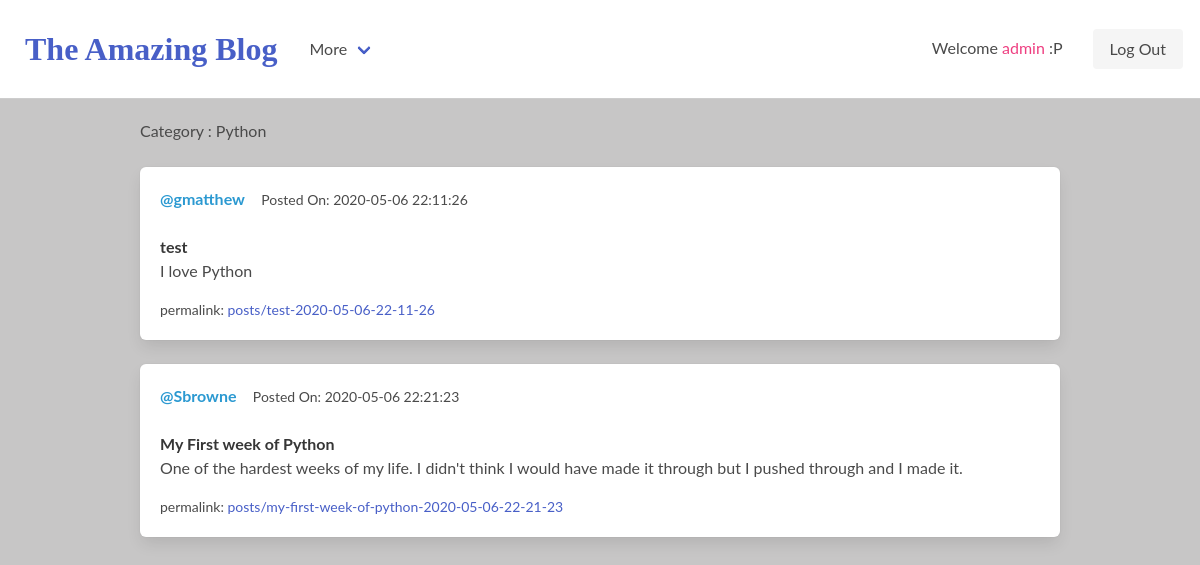
Page /category/1/posts (signed in) on the committed database.
### models/User.py (models this page shows, shortened)
class User(UserMixin,db.Model):
    id = db.Column(db.Integer, primary_key=True)
    username = db.Column(db.String(64), index=True, unique=True)
    email = db.Column(db.String(120), index=True, unique=True)
    password_hash = db.Column(db.String(128))

### tables this page shows
CREATE TABLE category(
id INTEGER PRIMARY KEY AUTOINCREMENT,
category_name TEXT
);

CREATE TABLE post(
id INTEGER PRIMARY KEY AUTOINCREMENT,
author TEXT,
title TEXT,
content TEXT,
publish_date TEXT,
permalink TEXT,
isPublished INTEGER DEFAULT 1,
category_id INTEGER
);

### app.py (the view)
@app.route("/category/<id>/posts")
@login_required
def category_posts(id):
    posts=Post().view_by_category(id)
    category=Category().view_single_category(id)
    return render_template('category_posts.html',posts=posts,category=category)

### app.py (called while the page is built)
@login.user_loader
def load_user(id):
    return User.User.query.get(id)

### models/Category.py (called while the page is built)
    def view_single_category(self,id):
        query="select * from category where id = ?"
        values=(id,)
        result=self.fetch_single_row(query,values)
        return result

### models/Post.py (called while the page is built)
    def view_by_category(self, category):
        query="""SELECT p.title, p.content, p.publish_date, p.permalink, u.username, c.category_name,c.id FROM post p
        inner join category c on c.id=p.category_id
        inner join user u on u.id = p.author
        WHERE p.category_id= ?"""
        values=(category,)
        result=self.fetch_all_rows_by_id(query,values)
        return result

### models/database.py (called while the page is built)
    def fetch_single_row(self,query,data):
        conn=sqlite3.connect("./blog.db")
        cur=conn.cursor()
        cur.execute(query,data)
        fetchedRow=cur.fetchone()
        return fetchedRow

    def fetch_all_rows_by_id(self,query,data):
        conn=sqlite3.connect("./blog.db")
        cur=conn.cursor()
        cur.execute(query,data)
        all_rows=cur.fetchall()
        return all_rows

### templates/category_posts.html (shortened to what this page needs)
{% extends "base.html" %}
{% block content %}
<div class="container">
    <h1>Category : {{category[1]}}</h1> <br>
    {%for post in posts%}
    <div class="box">
        <article class="media">
            <div class="media-content">
                <div class="content">
                    <p>
                    <strong style="color:#2B99D1;">@{{post[4]}}</strong> &nbsp; &nbsp;<small>Posted On: {{post[2]}}</small>
                    <br> <br>
                    <strong>{{post[0]}}</strong> <br>
                    {{post[1]}}
                    </p>
                    <p>
                        <small>permalink: <a href="/posts/{{post[3]}}">posts/{{post[3]}}</a></small>
                    </p>
                </div>
            </div>
        </article>
    </div>
    {% endfor %}
</div>
{% endblock %}

### templates/base.html (shortened to what this page needs)
<html>
    <head>
        <link rel="stylesheet" href="https://cdnjs.cloudflare.com/ajax/libs/bulma/0.6.2/css/bulma.min.css" />
    </head>
    <body>
        <nav class="navbar" role="navigation" aria-label="main navigation">
            <div class="navbar-brand">
              <a href="/" class="logo">The Amazing Blog</a>
            </div>
            <div id="navbarBasicExample" class="navbar-menu">
              <div class="navbar-start">
                {% if not current_user.is_anonymous %}
                <div class="navbar-item has-dropdown is-hoverable">
                  <a class="navbar-link">
                    More
                  </a>
                </div>
                {% endif %}
              </div>
            </div>
            <div class="navbar-end">
              <div class="navbar-item">
                <div class="buttons">
                  {% if current_user.is_anonymous %}
                  <a class="button is-info" href="{{url_for('login')}}">
                    <strong>Log In</strong>
                  </a>
                  {% else %}
                  <p style="padding: 0px 30px 10px 10px; ">Welcome <span style="color:#EE3E80"> {{current_user.username}} </span>:P</p>
                  <a class="button is-light" href="{{url_for('logout')}}">
                    Log Out
                  </a>
                  {% endif %}
                </div>
              </div>
            </div>
        </nav>
        {% block content %}{% endblock %}
    </body>
</html>

### templates/base.html (style rules this page uses)
body { font-family: 'Lato', sans-serif; margin: 0; background-color: #c7c6c6; }
.navbar { padding:5px; background-color: #fff; border-bottom: 1px solid #CDCDCD; }
.logo { font-weight: bold; font-size: 2.0em; color:5e8b4d; padding:20px 20px; font-family: 'Freckle Face', cursive; }
.container { padding:20px; }

### rows in the picture
User: username "admin"
category: category_name "Python"
post: username "gmatthew", publish_date "2020-05-06 22:11:26", title "test", content "I love Python", permalink "test-2020-05-06-22-11-26"
post: username "Sbrowne", publish_date "2020-05-06 22:21:23", title "My First week of Python", content "One of the hardest weeks of my life. I didn't think I would have made it through but I pushed through and I made it.", permalink "my-first-week-of-python-2020-05-06-22-21-23"
